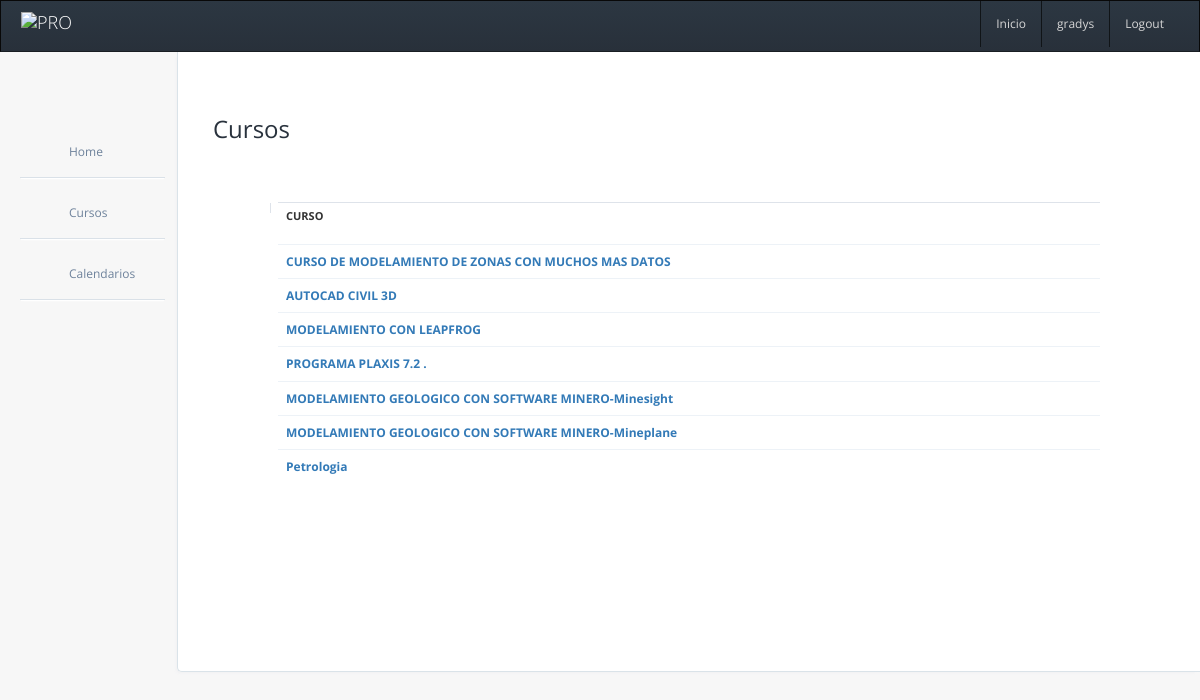
Page /aula_virtual/courses/ (signed in) on the committed database.
### aula_virtual/models.py (models this page shows, shortened)
class Course(models.Model):
    name = models.CharField(max_length=100, null=False, blank=False)
    description = models.CharField(max_length=50, null=True, blank=True)
    is_active = models.BooleanField(default=True)
    file = models.FileField(_('file'), upload_to="cursos/", null=True)
    video = models.CharField(_('video'),max_length=255, null=True, blank=True)

### aula_virtual/views.py (the view)
@login_required
def requirements_list(request):
    requirements = Course.objects.all()
    return render(request, "aula_virtual/requirements/list.html", locals())

### aula_virtual/templates/aula_virtual/requirements/list.html (shortened to what this page needs)
{% extends 'aula_virtual/layout.html' %}
{% load static %}
{% block content %}
<div id="pad-wrapper" class="users-list">
    <div class="row header">
        <h3>Cursos</h3>
    </div>
    <div id="pad-wrapper" class="users-list">
     <div class="col-md-6 col-sm-12 col-xs-12 pull-right">
    </div>
    <table class="table table-hover">
        <thead>
        <tr>
            <th>Curso</th>
        </tr>
        </thead>
        <tbody>
        {% for requirement in requirements %}
        <tr>
            <td><a href="{% url 'aula_virtual:specific_course_list' requirement.pk %}"><b>{{requirement.name}}</b></a></td>
        </tr>
        {% endfor %}
        </tbody>
    </table>
</div>
{% endblock %}

### aula_virtual/templates/aula_virtual/layout_with_out_nav.html (shortened to what this page needs)
{% load i18n %}
{% load static %}
<!DOCTYPE html>
<html>
<head>
    <link href="https://maxcdn.bootstrapcdn.com/bootstrap/3.3.7/css/bootstrap.min.css" rel="stylesheet">
    <link href="{% static 'aula_virtual/css/bootstrap/bootstrap-overrides.css' %}" type="text/css" rel="stylesheet"/>
    <link rel="stylesheet" type="text/css" href="{% static 'aula_virtual/css/compiled/layout.css' %}"/>
    <link rel="stylesheet" type="text/css" href="{% static 'aula_virtual/css/compiled/elements.css' %}"/>
    <link rel="stylesheet" type="text/css" href="{% static 'aula_virtual/css/compiled/icons.css' %}"/>
    <link href="{% static 'aula_virtual/css/lib/font-awesome.css' %}" type="text/css" rel="stylesheet"/>
    <link href="{% static 'aula_virtual/css/lib/uniform.default.css' %}" type="text/css" rel="stylesheet"/>
    <link href="{% static 'aula_virtual/css/lib/select2.css' %}" type="text/css" rel="stylesheet" />
    <link href="{% static 'aula_virtual/css/lib/bootstrap.datepicker.css' %}" type="text/css" rel="stylesheet"/>
    <link rel="stylesheet" href="{% static 'aula_virtual/css/compiled/form-showcase.css' %}" type="text/css"
          media="screen"/>
    <link rel="stylesheet" href="{% static 'aula_virtual/css/compiled/index.css' %}" type="text/css" media="screen"/>
</head>
<body>
<header class="navbar navbar-inverse" role="banner">
    <div class="navbar-header">
        <a class="navbar-brand" href="/">
            <img src="{% static 'main/img/logo-geoartemis.jpeg' %}" style="max-height: 34px;" alt="Pro"/>
        </a>
    </div>
    <ul class="nav navbar-nav pull-right hidden-xs">
        <li>
            <a href="/" class="hidden-xs hidden-sm">
                Inicio
            </a>
        </li>
        <li>
            <a href="#" class="dropdown-toggle hidden-xs hidden-sm" data-toggle="dropdown">
                {% if request.user.is_superuser %}
                    admin
                {% else %}
                    {{ request.user.first_name }}
                {% endif %}
            </a>
        </li>
    <li><a href="{% url 'accounts:logout' %}">{% trans 'logout'|capfirst %}</a></li>
    </ul>
</header>
{% block sidebar %}
{% endblock %}
<div class="content">
    {% block content %}
    {% endblock %}
</div>
</body>
</html>

### aula_virtual/static/aula_virtual/css/compiled/layout.css (style rules this page uses)
body { font-family: 'Open Sans', sans-serif; background-color: #f7f7f7; position: relative; margin: 0px; font-size: 12px; padding: 0px; }
h1, h2, h3, h4, h5 { margin: 0; line-height: inherit; color: #29323d; }
.header { margin-bottom: 60px; }
.header h1, .header h2, .header h3, .header h4, .header h5 { float: left; margin-top: 5px; }
#pad-wrapper { padding: 0px 50px; margin-top: 55px; }
.content { min-width: 400px; min-height: 620px; margin-bottom: 100px; padding-bottom: 50px; overflow: hidden; position: relative; background: #fff; margin-left: 177px; border-left: 1px solid #dae3e9; border-bottom: 1px solid #dae3e9; box-shadow: -3px 3px 3px -2px #f1f1f3; border-radius: 0px 0px 0px 5px; -webkit-transition: margin-left .3s ease; -moz-transition: margin-left .3s ease; -o-transition: margin-left .3s ease; -ms-transition: margin-left .3s ease; transition: margin-left .3s ease; }

### aula_virtual/templates/aula_virtual/layout_with_out_nav.html (style rules this page uses)
.header { margin-bottom: 2%; }

### rows in the picture
Course: name "CURSO DE MODELAMIENTO DE ZONAS CON MUCHOS MAS DATOS"
Course: name "AUTOCAD CIVIL 3D"
Course: name "MODELAMIENTO CON LEAPFROG"
Course: name "PROGRAMA PLAXIS 7.2 ."
Course: name "MODELAMIENTO GEOLOGICO CON SOFTWARE MINERO-Minesight"
Course: name "MODELAMIENTO GEOLOGICO CON SOFTWARE MINERO-Mineplane"
Course: name "Petrologia"

### other values in the picture
{{ request.user.first_name }} "gradys"
